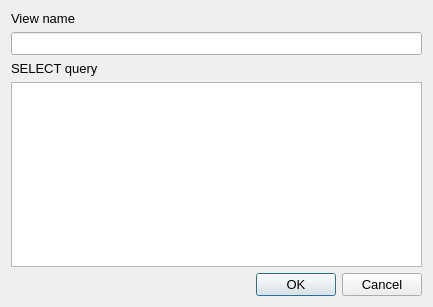
<?xml version="1.0" encoding="UTF-8"?>
<ui version="4.0">
 <class>ViewEditDialog</class>
 <widget class="QDialog" name="ViewEditDialog">
  <property name="geometry">
   <rect>
    <x>0</x>
    <y>0</y>
    <width>433</width>
    <height>307</height>
   </rect>
  </property>
  <property name="font">
   <font>
    <pointsize>10</pointsize>
   </font>
  </property>
  <property name="windowTitle">
   <string>View editor</string>
  </property>
  <property name="windowIcon">
   <iconset resource="../icons.qrc">
    <normaloff>:/icons/table.png</normaloff>:/icons/table.png</iconset>
  </property>
  <layout class="QVBoxLayout" name="verticalLayout_3">
   <item>
    <layout class="QVBoxLayout" name="verticalLayout_2">
     <item>
      <widget class="QLabel" name="lblName">
       <property name="text">
        <string>View name</string>
       </property>
      </widget>
     </item>
     <item>
      <widget class="QLineEdit" name="edtName"/>
     </item>
    </layout>
   </item>
   <item>
    <layout class="QVBoxLayout" name="verticalLayout">
     <item>
      <widget class="QLabel" name="lblQueryText">
       <property name="text">
        <string>SELECT query</string>
       </property>
      </widget>
     </item>
     <item>
      <widget class="QPlainTextEdit" name="edtQueryText"/>
     </item>
    </layout>
   </item>
   <item>
    <layout class="QHBoxLayout" name="horizontalLayout">
     <item>
      <spacer name="horizontalSpacer">
       <property name="orientation">
        <enum>Qt::Horizontal</enum>
       </property>
       <property name="sizeHint" stdset="0">
        <size>
         <width>40</width>
         <height>20</height>
        </size>
       </property>
      </spacer>
     </item>
     <item>
      <widget class="QPushButton" name="btnOk">
       <property name="text">
        <string>OK</string>
       </property>
       <property name="icon">
        <iconset resource="../icons.qrc">
         <normaloff>:/icons/tick.png</normaloff>:/icons/tick.png</iconset>
       </property>
      </widget>
     </item>
     <item>
      <widget class="QPushButton" name="btnCancel">
       <property name="text">
        <string>Cancel</string>
       </property>
       <property name="icon">
        <iconset resource="../icons.qrc">
         <normaloff>:/icons/cross.png</normaloff>:/icons/cross.png</iconset>
       </property>
      </widget>
     </item>
    </layout>
   </item>
  </layout>
 </widget>
 <resources>
  <include location="../icons.qrc"/>
 </resources>
 <connections/>
</ui>
